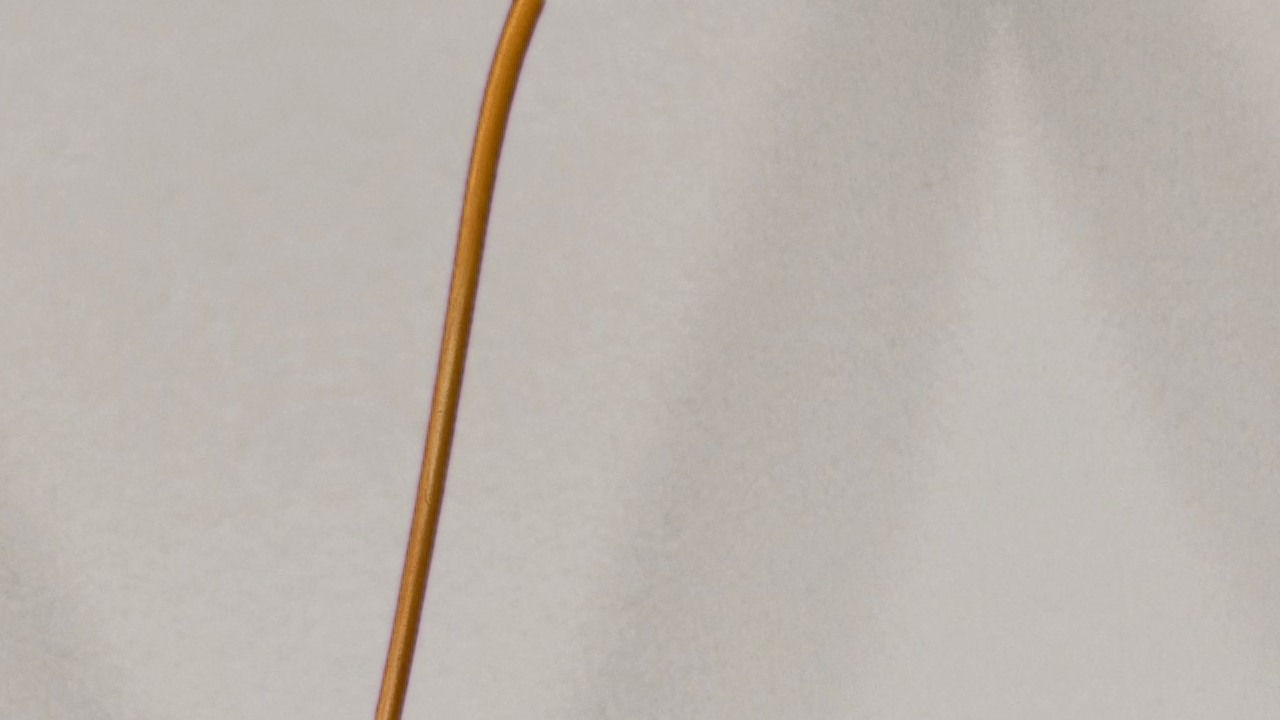
#> input picture img_train_org/100.png, 1280 x 720 px, found by its file name; its folder holds only this picture in this run
$ python Alistamiento_img.py
#> lines starting #> are read from the running program, lines starting #| are printed output that depends on the picture
import cv2
import os

input_images_path = "D:/ESPOL/Tesis/prueba_opencv/img_train_org"
files_names = os.listdir(input_images_path)
print(files_names)

output_images_path = "D:/ESPOL/Tesis/prueba_opencv/modelo/p"
if not os.path.exists(output_images_path):
    os.makedirs(output_images_path)
    print("Directorio creado: ", output_images_path)

count = 0
for file_name in files_names:
    print(file_name)

    image_path = input_images_path + "/" + file_name
    print(image_path)
    image = cv2.imread(image_path)
#> image is the input picture: shape (720, 1280, 3); mean B, G, R 173.8, 180.7, 187.4
    if not(image is None):

        image = cv2.resize(image, (640, 480))
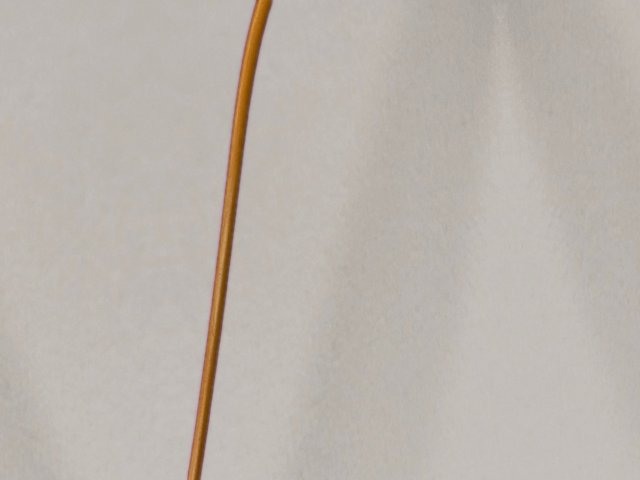
#> image: shape (480, 640, 3); mean B, G, R 173.7, 180.6, 187.3
        flip0 = cv2.flip(image,0)
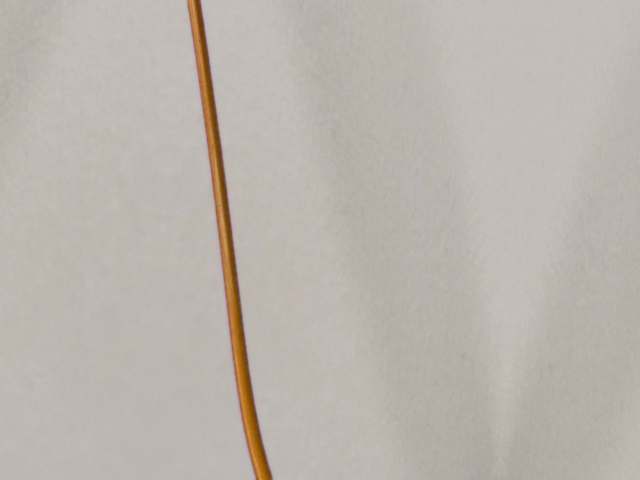
#> flip0: shape (480, 640, 3); mean B, G, R 173.7, 180.6, 187.3
        flip1 = cv2.flip(image,1)
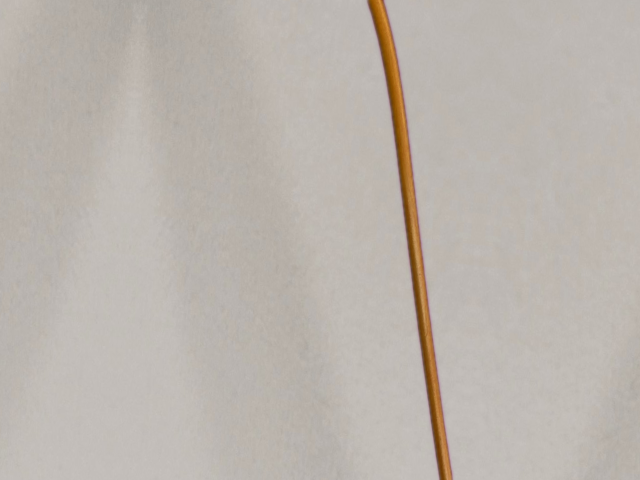
#> flip1: shape (480, 640, 3); mean B, G, R 173.7, 180.6, 187.3
        flip_1 = cv2.flip(image,-1)
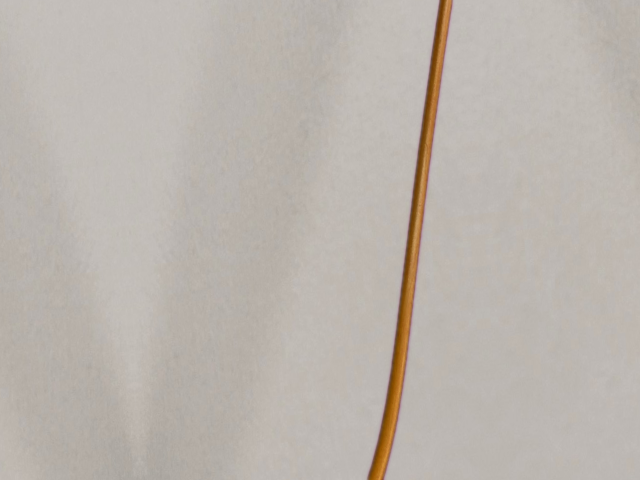
#> flip_1: shape (480, 640, 3); mean B, G, R 173.7, 180.6, 187.3

        cv2.imwrite(output_images_path + "/image" + str(count) + ".jpg", image)
        cv2.imwrite(output_images_path + "/image_180_" + str(count) + ".jpg", flip0)
        cv2.imwrite(output_images_path + "/image_esp_" + str(count) + ".jpg", flip1)
        cv2.imwrite(output_images_path + "/image_180esp_" + str(count) + ".jpg", flip_1)
        count += 1

cv2.destroyAllWindows()

$ run again, on img_train_org/10006.png
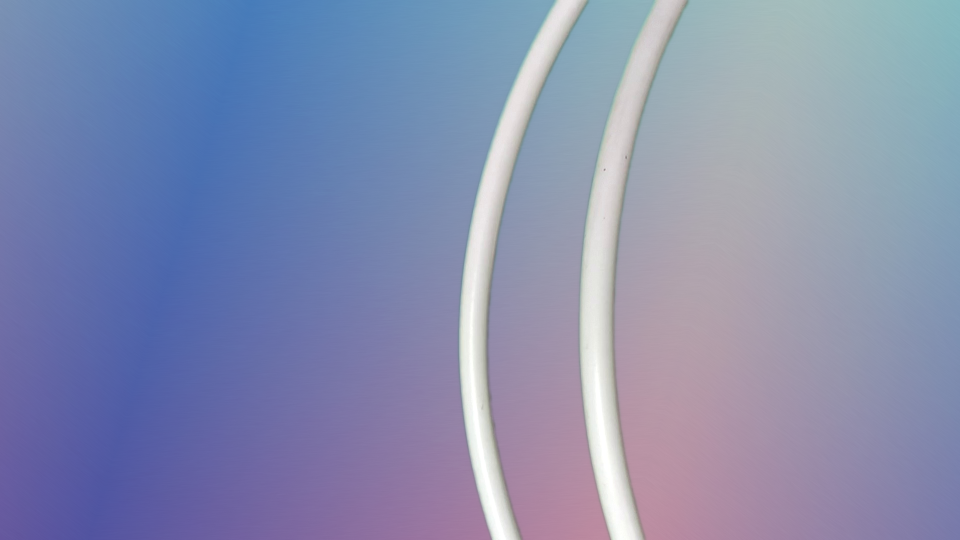
#> input picture img_train_org/10006.png, 1920 x 1080 px, found by its file name (shown at 1/2 size)
#> image is the input picture: shape (1080, 1920, 3); mean B, G, R 175.8, 141.4, 133.3
#> image: shape (480, 640, 3)
#> `flip1 = cv2.flip(image,1)`:
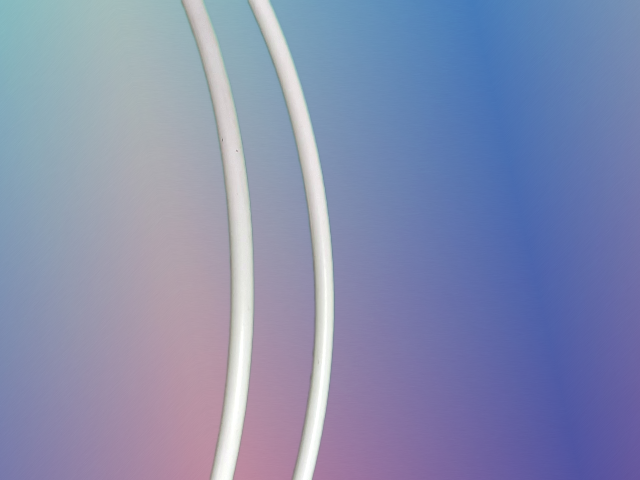
#> flip1: shape (480, 640, 3); mean B, G, R 175.8, 141.4, 133.3
#> `flip_1 = cv2.flip(image,-1)`:
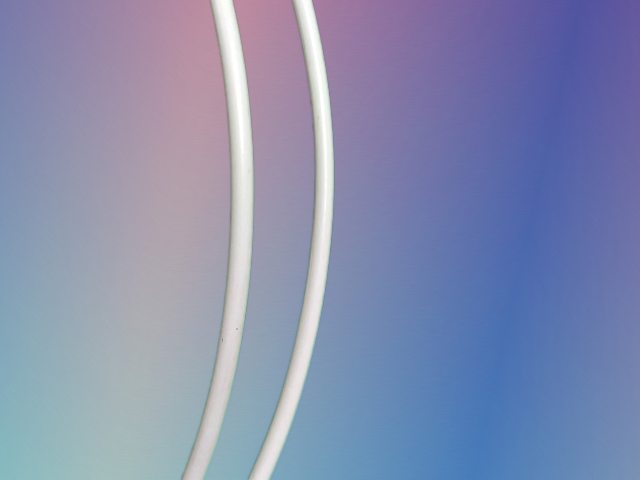
#> flip_1: shape (480, 640, 3); mean B, G, R 175.8, 141.4, 133.3

$ run again, on img_train_org/10020.png
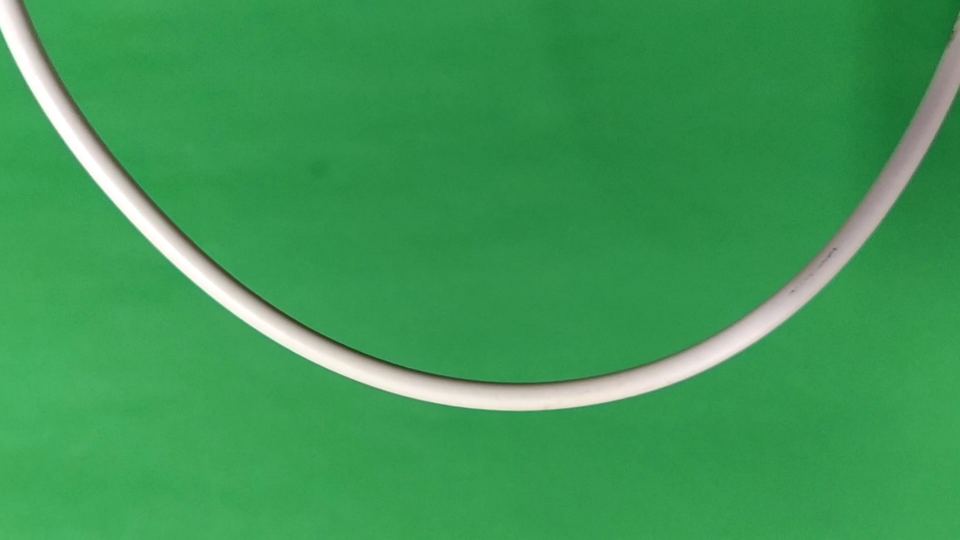
#> input picture img_train_org/10020.png, 1920 x 1080 px, found by its file name (shown at 1/2 size)
#> image is the input picture: shape (1080, 1920, 3); mean B, G, R 84.2, 153.1, 60.7
#> image: shape (480, 640, 3)
#> `flip1 = cv2.flip(image,1)`:
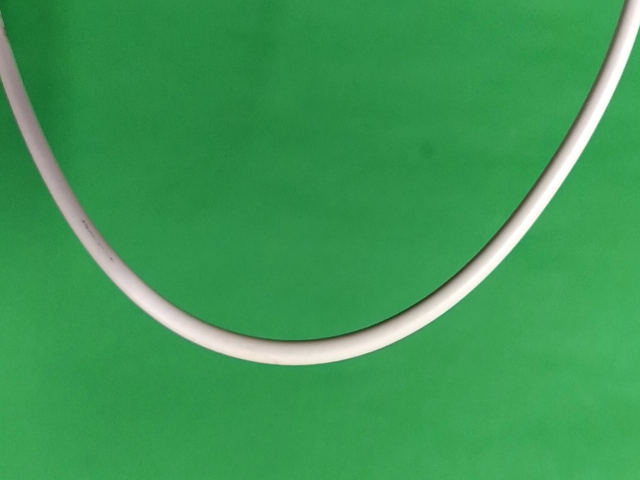
#> flip1: shape (480, 640, 3); mean B, G, R 84.2, 153.1, 60.7
#> `flip_1 = cv2.flip(image,-1)`:
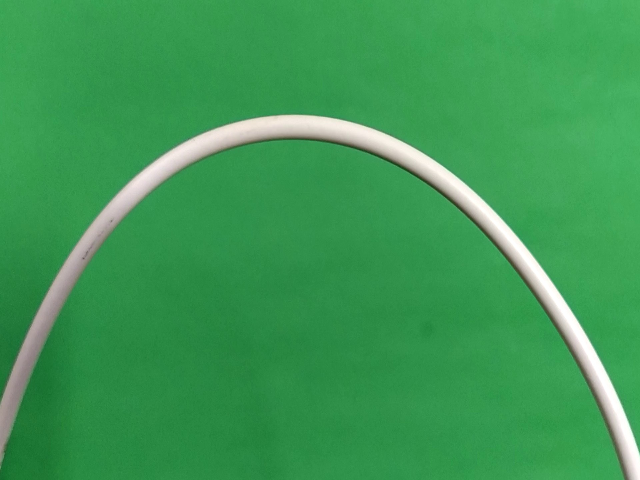
#> flip_1: shape (480, 640, 3); mean B, G, R 84.2, 153.1, 60.7

$ run again, on img_train_org/1000.png
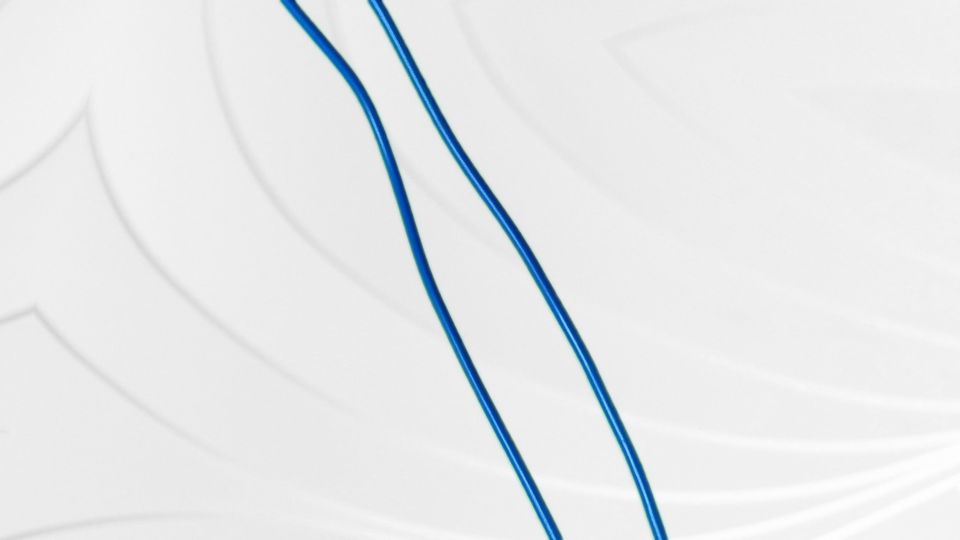
#> input picture img_train_org/1000.png, 1920 x 1080 px, found by its file name (shown at 1/2 size)
#> image is the input picture: shape (1080, 1920, 3); mean B, G, R 234.2, 232.4, 230.1
#> image: shape (480, 640, 3)
#> `flip_1 = cv2.flip(image,-1)`:
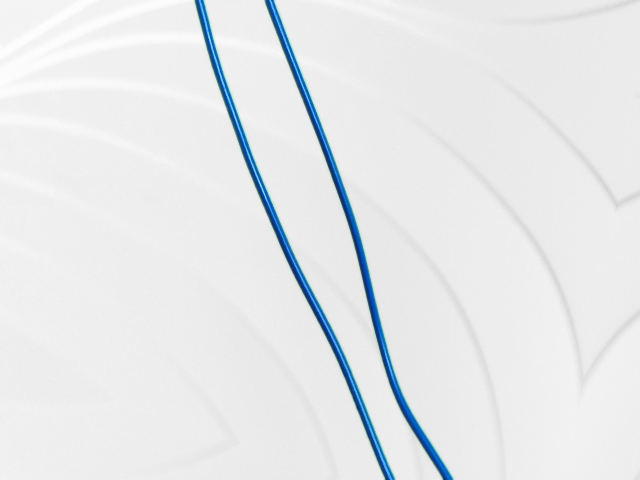
#> flip_1: shape (480, 640, 3); mean B, G, R 234.2, 232.4, 230.1
